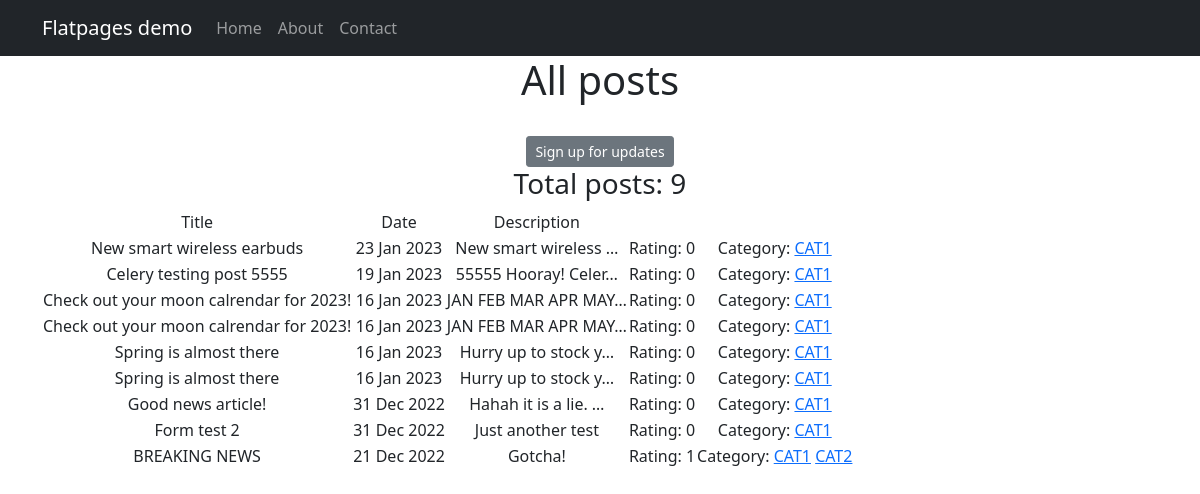
Page /posts/categories/1 on the committed database.
### posts/models.py (models this page shows, shortened)
class Post(models.Model):
    NEWS = "NEWS"
    ARTICLE = "ARTCL"
    CATEGORIES = ((NEWS, "News articles"), (ARTICLE, "Articles"))
    author_id = models.ForeignKey(Author, on_delete=models.CASCADE)
    category_type = models.CharField(max_length=5, choices=CATEGORIES, default=NEWS)
    created_at = models.DateTimeField(auto_now_add=True)
    category_id = models.ManyToManyField(Category, through='PostCategory')
    title = models.CharField(max_length=128)
    text = models.TextField()
    rating = models.IntegerField(default=0)
    def __str__(self):
        return f'{self.title.title()}: {self.text[:20]}'

class Category(models.Model):
    name = models.CharField(max_length=128, unique=True)
    subscribers = models.ManyToManyField(User)
    related_name = 'categories'
    def __str__(self):
        return f'{self.name}'

### posts/views.py (the view)
# urls.py: path('categories/<int:pk>', CategoryPostsList.as_view(), name='category_posts_list'),
class CategoryPostsList(ListView):
    model = Post
    template_name = 'category_list.html'
    context_object_name = "category_items_list"
    def get_queryset(self):
        self.category = get_object_or_404(Category, id=self.kwargs['pk'])
        qs = Post.objects.filter(category_id=self.category).order_by('-created_at')
        print(qs)
        return qs
    def get_context_data(self, **kwargs):
        context = super().get_context_data(**kwargs)
        context['not_subscriber'] = self.request.user not in self.category.subscribers.all()
        context['category'] = self.category
        return context

### posts/templatetags/custom_filters.py (called while the page is built)
@register.filter()
def censorship(value):
    word = 'reallybadword'
    if not isinstance(value, str):
        raise ValueError(f"String is expected, got {type(value)}")
    for w in value.split():
        if w.lower() == word:
            value = value.replace(w, f"{w[0]}{'*' * (len(w) - 1)}")
    return value

### templates/category_list.html (shortened to what this page needs)
{% extends 'flatpages/default.html' %}
{% load custom_tags %}
{% load custom_filters %}
{% block content %}
    <h1>All posts</h1>
    <br>
    <a href="{% url 'subscribe' category.id %}" class="btn btn-secondary btn-sm">Sign up for updates</a>
    {% if category_items_list %}
        <h3>Total posts: {{ category_items_list|length }}</h3>
        <table>
        <tr>
            <td>Title</td>
            <td>Date</td>
            <td>Description</td>
        </tr>
        {% for post in category_items_list %}
            <tr>
                <td>{{ post.title|censorship }}</td>
                <td>{{ post.created_at|date:'d M Y' }}</td>
                <td>{{ post.text|truncatechars:20|censorship }}</td>
                <td> Rating: {{ post.rating }} </td>
                <td> Category:
                    {% for category in post.category_id.all %}
                        <a href={% url 'category_posts_list' category.id %}> {{ category }}</a>
                    {% endfor %} </td>
            </tr>
        {% endfor %}
    {% else %}
        <h2>No topics available</h2>
    {% endif %}
{% endblock content %}

### rows in the picture
Post: title|censorship "New smart wireless earbuds", created_at "23 Jan 2023", text|censorship "New smart wireless …", rating "0"
Category: name "CAT1"
Post: title|censorship "Celery testing post 5555", created_at "19 Jan 2023", text|censorship "55555 Hooray! Celer…", rating "0"
Post: title|censorship "Check out your moon calrendar for 2023!", created_at "16 Jan 2023", text|censorship "JAN FEB MAR APR MAY…", rating "0"
Post: title|censorship "Check out your moon calrendar for 2023!", created_at "16 Jan 2023", text|censorship "JAN FEB MAR APR MAY…", rating "0"
Post: title|censorship "Spring is almost there", created_at "16 Jan 2023", text|censorship "Hurry up to stock y…", rating "0"
Post: title|censorship "Spring is almost there", created_at "16 Jan 2023", text|censorship "Hurry up to stock y…", rating "0"
Post: title|censorship "Good news article!", created_at "31 Dec 2022", text|censorship "Hahah it is a lie. …", rating "0"
Post: title|censorship "Form test 2", created_at "31 Dec 2022", text|censorship "Just another test", rating "0"
Post: title|censorship "BREAKING NEWS", created_at "21 Dec 2022", text|censorship "Gotcha!", rating "1"
Category: name "CAT2"

### other values in the picture
{{ category_items_list|length }} "9"
